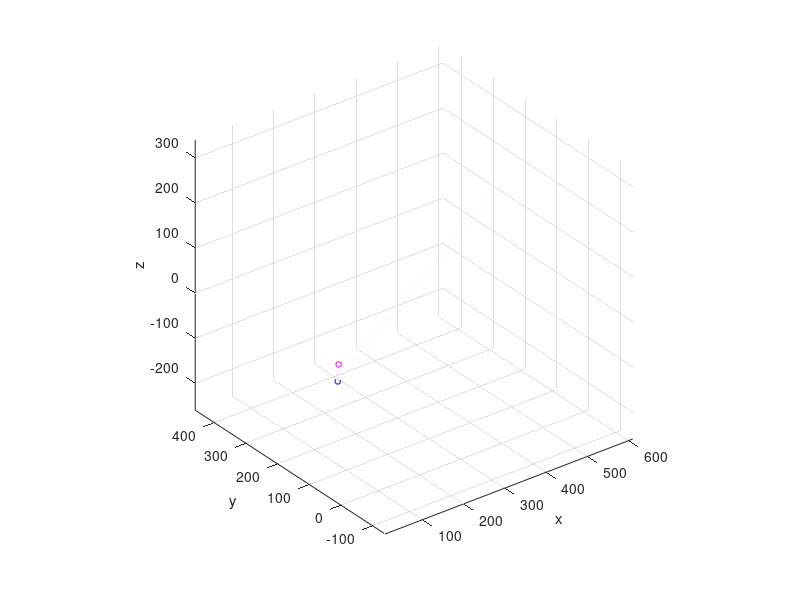
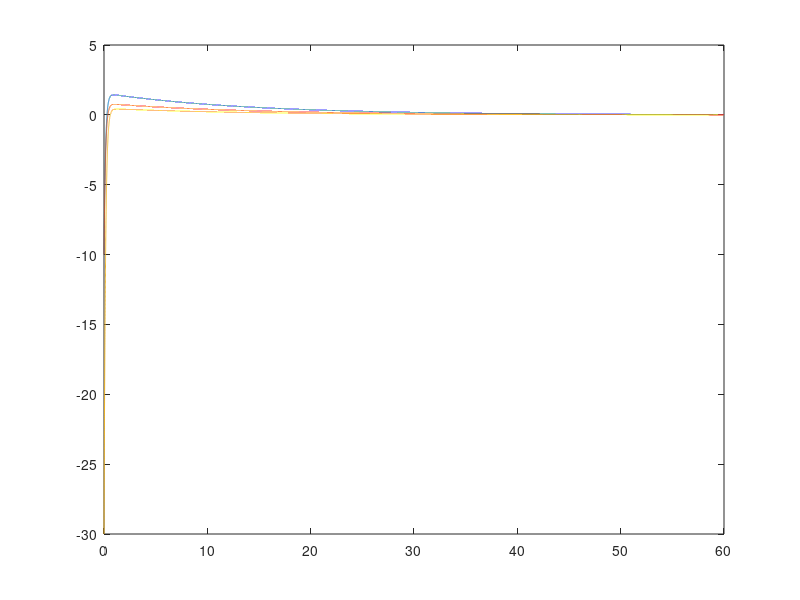

Source code (MATLAB) for these figures, in order:
close all;
clear;

tf = 60;
dt = 0.001;

target_start = [10; 10; 10];
target_position = target_start;
target_velocity = [10; 5; 1];

% if you start directly in line in a plane then the algo does not work
q_start = [20; 20; 40];
q_velocity = [0.1; 0.1; 0];
q_acceleration = [0;0;0];
q_position = q_start;

simCounter = 1;

psi_int = 0;


pos_int = 0;
pos_i = 0;
pos_e_prev = 0;
kp_pos = 0.5;
kd_pos = 7;
ki_pos = 0;

for t = 0:dt:tf

	pos_e = target_position - q_position;
	pos_e_hist(:, simCounter) = pos_e;
	pos_p = kp_pos * pos_e;
	pos_d = kd_pos * (pos_e - pos_e_prev)/dt;
	pos_i = ki_pos * (pos_i + pos_e*dt);
	pos_e_prev = pos_e;
	
	pos_a = pos_p + pos_d + pos_i;

	q_accleration = pos_a;
	q_acc_past(:, simCounter) = q_accleration;
	
	q_velocity = q_velocity + q_accleration * dt;
	q_vel_past(:, simCounter) = q_velocity;
	
	q_position = q_position + q_velocity * dt;
	q_past_pos(:, simCounter) = q_position;
	q_pos_hist(:, simCounter) = q_position;
	
	target_position = target_position + target_velocity * dt;
	target_past_pos(:, simCounter) = target_position;
	
% 	if (norm(target_position - q_position) < 0.01)
% 		fprintf('Target intercepted. Time: %i\n', t);
% 		t = tf + 1;
% 	end
	
	simCounter = simCounter + 1;
end

figure;
plot3(q_pos_hist(1, :), q_pos_hist(2, :), q_pos_hist(3, :), '-o','Color', 'm', 'MarkerSize', 4);
hold on
plot3(target_past_pos(1, :), target_past_pos(2, :), target_past_pos(3, :), '-o','Color', 'b', 'MarkerSize', 4);
hold off
grid on;
axis('equal');
xlabel('x');
ylabel('y');
zlabel('z');

figure;
plot(0:dt:tf, pos_e_hist);

% figure;
% plot(0:dt:tf, psi_hist);
% hold on;
% plot(0:dt:tf, psi_dot_hist);
% plot(0:dt:tf, psi_int_hist + 0.78);
% hold off;
% legend('psi', 'psi dot', 'psi_int');

% anywhere where the LOS is very small will probably have a few issues
% because we will be diving by an almost 0 value thus making the angles
% shoot up to a very large number
% should consider what steps can be taken to mitidate that
function [acc, histories] = calcPNPlane(simCounter, lambda, target_position, target_velocity, q_position, q_velocity)
	LOS = -target_position + q_position;
	LOS_hist(:, simCounter) = LOS;
	
	% velocities cannot be 0
	psi = acos(dot(target_velocity, LOS)/(norm(LOS) * norm(target_velocity)));
	psi_hist(simCounter) = psi;
	chi_diff_q = acos(dot(q_velocity, LOS)/(norm(LOS) * norm(q_velocity)));
	chi_diff_t = acos(dot(target_velocity, LOS)/(norm(LOS) * norm(target_velocity)));
	
	psi_dot = (norm(target_velocity)*sin(chi_diff_t) - norm(q_velocity)*sin(chi_diff_q))/norm(LOS);
	psi_dot_hist(simCounter) = psi_dot;
	
% 	psi_int = psi_int + psi_dot * dt; 
% 	psi_int_hist(simCounter) = psi_int;
	
	v_r = q_velocity - target_velocity;
	
	a_des_mag = lambda * norm(v_r) * psi_dot;

	rot_matrix = [0, -1; 1, 0];
	
	v_r_norm = v_r/norm(v_r);

	acc = (a_des_mag * (rot_matrix * v_r_norm));
	histories = LOS; %psi_hist; psi_dot_hist]; 
end


